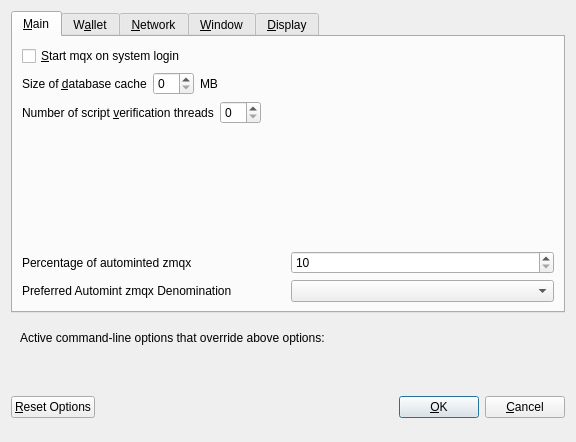
<?xml version="1.0" encoding="UTF-8"?>
<ui version="4.0">
 <class>OptionsDialog</class>
 <widget class="QDialog" name="OptionsDialog">
  <property name="geometry">
   <rect>
    <x>0</x>
    <y>0</y>
    <width>576</width>
    <height>442</height>
   </rect>
  </property>
  <property name="windowTitle">
   <string>Options</string>
  </property>
  <property name="modal">
   <bool>true</bool>
  </property>
  <layout class="QVBoxLayout" name="verticalLayout">
   <item>
    <widget class="QTabWidget" name="tabWidget">
     <property name="currentIndex">
      <number>0</number>
     </property>
     <widget class="QWidget" name="tabMain">
      <attribute name="title">
       <string>&amp;Main</string>
      </attribute>
      <layout class="QVBoxLayout" name="verticalLayout_Main">
       <item>
        <widget class="QCheckBox" name="bitcoinAtStartup">
         <property name="toolTip">
          <string>Automatically start mqx after logging in to the system.</string>
         </property>
         <property name="text">
          <string>&amp;Start mqx on system login</string>
         </property>
        </widget>
       </item>
       <item>
        <layout class="QHBoxLayout" name="horizontalLayout_2_Main">
         <item>
          <widget class="QLabel" name="databaseCacheLabel">
           <property name="text">
            <string>Size of &amp;database cache</string>
           </property>
           <property name="textFormat">
            <enum>Qt::PlainText</enum>
           </property>
           <property name="buddy">
            <cstring>databaseCache</cstring>
           </property>
          </widget>
         </item>
         <item>
          <widget class="QSpinBox" name="databaseCache"/>
         </item>
         <item>
          <widget class="QLabel" name="databaseCacheUnitLabel">
           <property name="text">
            <string>MB</string>
           </property>
           <property name="textFormat">
            <enum>Qt::PlainText</enum>
           </property>
          </widget>
         </item>
         <item>
          <spacer name="horizontalSpacer_2_Main">
           <property name="orientation">
            <enum>Qt::Horizontal</enum>
           </property>
           <property name="sizeHint" stdset="0">
            <size>
             <width>40</width>
             <height>20</height>
            </size>
           </property>
          </spacer>
         </item>
        </layout>
       </item>
       <item>
        <layout class="QHBoxLayout" name="horizontalLayout_3_Main">
         <item>
          <widget class="QLabel" name="threadsScriptVerifLabel">
           <property name="text">
            <string>Number of script &amp;verification threads</string>
           </property>
           <property name="textFormat">
            <enum>Qt::PlainText</enum>
           </property>
           <property name="buddy">
            <cstring>threadsScriptVerif</cstring>
           </property>
          </widget>
         </item>
         <item>
          <widget class="QSpinBox" name="threadsScriptVerif">
           <property name="toolTip">
            <string>(0 = auto, &lt;0 = leave that many cores free)</string>
           </property>
          </widget>
         </item>
         <item>
          <spacer name="horizontalSpacer_3_Main">
           <property name="orientation">
            <enum>Qt::Horizontal</enum>
           </property>
           <property name="sizeHint" stdset="0">
            <size>
             <width>40</width>
             <height>20</height>
            </size>
           </property>
          </spacer>
         </item>
        </layout>
       </item>
       <item>
        <spacer name="verticalSpacer_2">
         <property name="orientation">
          <enum>Qt::Vertical</enum>
         </property>
         <property name="sizeHint" stdset="0">
          <size>
           <width>20</width>
           <height>40</height>
          </size>
         </property>
        </spacer>
       </item>
       <item>
        <layout class="QHBoxLayout" name="horizontalLayout_3">
         <item>
          <widget class="QLabel" name="percentage_label">
           <property name="toolTip">
            <string>Percentage of incoming MQX which get automatically converted to zmqx via Zerocoin Protocol (min: 10%)</string>
           </property>
           <property name="text">
            <string>Percentage of autominted zmqx</string>
           </property>
          </widget>
         </item>
         <item>
          <widget class="QSpinBox" name="zeromintPercentage">
           <property name="minimum">
            <number>10</number>
           </property>
           <property name="maximum">
            <number>100</number>
           </property>
          </widget>
         </item>
        </layout>
       </item>
       <item>
        <layout class="QHBoxLayout" name="horizontalLayout" stretch="0,0">
         <property name="sizeConstraint">
          <enum>QLayout::SetFixedSize</enum>
         </property>
         <item>
          <widget class="QLabel" name="labelPreferredDenom">
           <property name="maximumSize">
            <size>
             <width>16777215</width>
             <height>16777215</height>
            </size>
           </property>
           <property name="toolTip">
            <string>Wait with automatic conversion to Zerocoin until enough MQX for this denomination is available</string>
           </property>
           <property name="text">
            <string>Preferred Automint zmqx Denomination</string>
           </property>
          </widget>
         </item>
         <item>
          <widget class="QComboBox" name="preferredDenom">
           <property name="maximumSize">
            <size>
             <width>16777215</width>
             <height>27</height>
            </size>
           </property>
           <property name="toolTip">
            <string>Wait with automatic conversion to Zerocoin until enough MQX for this denomination is available</string>
           </property>
           <property name="maxVisibleItems">
            <number>9</number>
           </property>
           <property name="maxCount">
            <number>9</number>
           </property>
          </widget>
         </item>
        </layout>
       </item>
      </layout>
     </widget>
     <widget class="QWidget" name="tabWallet">
      <attribute name="title">
       <string>W&amp;allet</string>
      </attribute>
      <layout class="QVBoxLayout" name="verticalLayout_Wallet">
       <item>
        <widget class="QGroupBox" name="groupBox">
         <property name="title">
          <string>Expert</string>
         </property>
         <layout class="QVBoxLayout" name="verticalLayout_2">
          <item>
           <widget class="QCheckBox" name="coinControlFeatures">
            <property name="toolTip">
             <string>Whether to show coin control features or not.</string>
            </property>
            <property name="text">
             <string>Enable coin &amp;control features</string>
            </property>
           </widget>
          </item>
          <item>
           <widget class="QCheckBox" name="showMasternodesTab">
            <property name="toolTip">
             <string>Show additional tab listing all your masternodes in first sub-tab&lt;br/&gt;and all masternodes on the network in second sub-tab.</string>
            </property>
            <property name="text">
             <string>Show Masternodes Tab</string>
            </property>
           </widget>
          </item>
          <item>
           <widget class="QCheckBox" name="spendZeroConfChange">
            <property name="toolTip">
             <string>If you disable the spending of unconfirmed change, the change from a transaction&lt;br/&gt;cannot be used until that transaction has at least one confirmation.&lt;br/&gt;This also affects how your balance is computed.</string>
            </property>
            <property name="text">
             <string>&amp;Spend unconfirmed change</string>
            </property>
           </widget>
          </item>
         </layout>
        </widget>
       </item>
       <item>
        <spacer name="verticalSpacer_Wallet">
         <property name="orientation">
          <enum>Qt::Vertical</enum>
         </property>
         <property name="sizeHint" stdset="0">
          <size>
           <width>20</width>
           <height>40</height>
          </size>
         </property>
        </spacer>
       </item>
      </layout>
     </widget>
     <widget class="QWidget" name="tabNetwork">
      <attribute name="title">
       <string>&amp;Network</string>
      </attribute>
      <layout class="QVBoxLayout" name="verticalLayout_Network">
       <item>
        <widget class="QCheckBox" name="mapPortUpnp">
         <property name="toolTip">
          <string>Automatically open the mqx client port on the router. This only works when your router supports UPnP and it is enabled.</string>
         </property>
         <property name="text">
          <string>Map port using &amp;UPnP</string>
         </property>
        </widget>
       </item>
       <item>
        <widget class="QCheckBox" name="allowIncoming">
         <property name="toolTip">
          <string>Accept connections from outside</string>
         </property>
         <property name="text">
          <string>Allow incoming connections</string>
         </property>
        </widget>
       </item>
       <item>
        <widget class="QCheckBox" name="connectSocks">
         <property name="toolTip">
          <string>Connect to the mqx network through a SOCKS5 proxy.</string>
         </property>
         <property name="text">
          <string>&amp;Connect through SOCKS5 proxy (default proxy):</string>
         </property>
        </widget>
       </item>
       <item>
        <layout class="QHBoxLayout" name="horizontalLayout_1_Network">
         <item>
          <widget class="QLabel" name="proxyIpLabel">
           <property name="text">
            <string>Proxy &amp;IP:</string>
           </property>
           <property name="textFormat">
            <enum>Qt::PlainText</enum>
           </property>
           <property name="buddy">
            <cstring>proxyIp</cstring>
           </property>
          </widget>
         </item>
         <item>
          <widget class="QValidatedLineEdit" name="proxyIp">
           <property name="minimumSize">
            <size>
             <width>140</width>
             <height>0</height>
            </size>
           </property>
           <property name="maximumSize">
            <size>
             <width>140</width>
             <height>16777215</height>
            </size>
           </property>
           <property name="toolTip">
            <string>IP address of the proxy (e.g. IPv4: 127.0.0.1 / IPv6: ::1)</string>
           </property>
          </widget>
         </item>
         <item>
          <widget class="QLabel" name="proxyPortLabel">
           <property name="text">
            <string>&amp;Port:</string>
           </property>
           <property name="textFormat">
            <enum>Qt::PlainText</enum>
           </property>
           <property name="buddy">
            <cstring>proxyPort</cstring>
           </property>
          </widget>
         </item>
         <item>
          <widget class="QLineEdit" name="proxyPort">
           <property name="minimumSize">
            <size>
             <width>55</width>
             <height>0</height>
            </size>
           </property>
           <property name="maximumSize">
            <size>
             <width>55</width>
             <height>16777215</height>
            </size>
           </property>
           <property name="toolTip">
            <string>Port of the proxy (e.g. 9050)</string>
           </property>
          </widget>
         </item>
         <item>
          <spacer name="horizontalSpacer_1_Network">
           <property name="orientation">
            <enum>Qt::Horizontal</enum>
           </property>
           <property name="sizeHint" stdset="0">
            <size>
             <width>40</width>
             <height>20</height>
            </size>
           </property>
          </spacer>
         </item>
        </layout>
       </item>
       <item>
        <spacer name="verticalSpacer_Network">
         <property name="orientation">
          <enum>Qt::Vertical</enum>
         </property>
         <property name="sizeHint" stdset="0">
          <size>
           <width>20</width>
           <height>40</height>
          </size>
         </property>
        </spacer>
       </item>
      </layout>
     </widget>
     <widget class="QWidget" name="tabWindow">
      <attribute name="title">
       <string>&amp;Window</string>
      </attribute>
      <layout class="QVBoxLayout" name="verticalLayout_Window">
       <item>
        <widget class="QCheckBox" name="minimizeToTray">
         <property name="toolTip">
          <string>Show only a tray icon after minimizing the window.</string>
         </property>
         <property name="text">
          <string>&amp;Minimize to the tray instead of the taskbar</string>
         </property>
        </widget>
       </item>
       <item>
        <widget class="QCheckBox" name="minimizeOnClose">
         <property name="toolTip">
          <string>Minimize instead of exit the application when the window is closed. When this option is enabled, the application will be closed only after selecting Quit in the menu.</string>
         </property>
         <property name="text">
          <string>M&amp;inimize on close</string>
         </property>
        </widget>
       </item>
       <item>
        <spacer name="verticalSpacer_Window">
         <property name="orientation">
          <enum>Qt::Vertical</enum>
         </property>
         <property name="sizeHint" stdset="0">
          <size>
           <width>20</width>
           <height>40</height>
          </size>
         </property>
        </spacer>
       </item>
      </layout>
     </widget>
     <widget class="QWidget" name="tabDisplay">
      <attribute name="title">
       <string>&amp;Display</string>
      </attribute>
      <layout class="QVBoxLayout" name="verticalLayout_Display">
       <item>
        <layout class="QHBoxLayout" name="horizontalLayout_1_Display">
         <item>
          <widget class="QLabel" name="langLabel">
           <property name="text">
            <string>User Interface &amp;language:</string>
           </property>
           <property name="textFormat">
            <enum>Qt::PlainText</enum>
           </property>
           <property name="buddy">
            <cstring>lang</cstring>
           </property>
          </widget>
         </item>
         <item>
          <widget class="QValueComboBox" name="lang">
           <property name="toolTip">
            <string>The user interface language can be set here. This setting will take effect after restarting mqx.</string>
           </property>
          </widget>
         </item>
        </layout>
       </item>
       <item>
        <widget class="QLabel" name="label_3">
         <property name="toolTip">
          <string notr="true"/>
         </property>
         <property name="statusTip">
          <string notr="true"/>
         </property>
         <property name="whatsThis">
          <string notr="true"/>
         </property>
         <property name="accessibleName">
          <string notr="true"/>
         </property>
         <property name="text">
          <string>Language missing or translation incomplete? Help contributing translations here:
https://www.transifex.com/mqx-project/mqx-project-translations</string>
         </property>
         <property name="wordWrap">
          <bool>true</bool>
         </property>
         <property name="openExternalLinks">
          <bool>true</bool>
         </property>
         <property name="textInteractionFlags">
          <set>Qt::TextBrowserInteraction</set>
         </property>
        </widget>
       </item>
       <item>
        <layout class="QHBoxLayout" name="horizontalLayout_4_Display" stretch="0,0">
         <item>
          <widget class="QLabel" name="themeLabel">
           <property name="text">
            <string>User Interface Theme:</string>
           </property>
          </widget>
         </item>
         <item>
          <widget class="QValueComboBox" name="theme"/>
         </item>
        </layout>
       </item>
       <item>
        <widget class="Line" name="line">
         <property name="orientation">
          <enum>Qt::Horizontal</enum>
         </property>
        </widget>
       </item>
       <item>
        <layout class="QHBoxLayout" name="horizontalLayout_2_Display">
         <item>
          <widget class="QLabel" name="unitLabel">
           <property name="text">
            <string>&amp;Unit to show amounts in:</string>
           </property>
           <property name="textFormat">
            <enum>Qt::PlainText</enum>
           </property>
           <property name="buddy">
            <cstring>unit</cstring>
           </property>
          </widget>
         </item>
         <item>
          <widget class="QValueComboBox" name="unit">
           <property name="toolTip">
            <string>Choose the default subdivision unit to show in the interface and when sending coins.</string>
           </property>
          </widget>
         </item>
        </layout>
       </item>
       <item>
        <layout class="QHBoxLayout" name="horizontalLayout_5_Display">
         <item>
          <widget class="QLabel" name="digitsLabel">
           <property name="text">
            <string>Decimal digits</string>
           </property>
          </widget>
         </item>
         <item>
          <widget class="QValueComboBox" name="digits"/>
         </item>
        </layout>
       </item>
       <item>
        <layout class="QHBoxLayout" name="horizontalLayout_3_Display">
         <item>
          <widget class="QLabel" name="thirdPartyTxUrlsLabel">
           <property name="toolTip">
            <string>Third party URLs (e.g. a block explorer) that appear in the transactions tab as context menu items. %s in the URL is replaced by transaction hash. Multiple URLs are separated by vertical bar |.</string>
           </property>
           <property name="text">
            <string>Third party transaction URLs</string>
           </property>
           <property name="buddy">
            <cstring>thirdPartyTxUrls</cstring>
           </property>
          </widget>
         </item>
         <item>
          <widget class="QLineEdit" name="thirdPartyTxUrls">
           <property name="toolTip">
            <string>Third party URLs (e.g. a block explorer) that appear in the transactions tab as context menu items. %s in the URL is replaced by transaction hash. Multiple URLs are separated by vertical bar |.</string>
           </property>
          </widget>
         </item>
        </layout>
       </item>
       <item>
        <spacer name="verticalSpacer">
         <property name="orientation">
          <enum>Qt::Vertical</enum>
         </property>
         <property name="sizeHint" stdset="0">
          <size>
           <width>20</width>
           <height>40</height>
          </size>
         </property>
        </spacer>
       </item>
      </layout>
     </widget>
    </widget>
   </item>
   <item>
    <widget class="QFrame" name="frame">
     <layout class="QVBoxLayout" name="verticalLayout_Bottom">
      <item>
       <layout class="QHBoxLayout" name="horizontalLayout_Bottom">
        <item>
         <widget class="QLabel" name="overriddenByCommandLineInfoLabel">
          <property name="text">
           <string>Active command-line options that override above options:</string>
          </property>
          <property name="textFormat">
           <enum>Qt::PlainText</enum>
          </property>
         </widget>
        </item>
        <item>
         <spacer name="horizontalSpacer_Bottom">
          <property name="orientation">
           <enum>Qt::Horizontal</enum>
          </property>
          <property name="sizeHint" stdset="0">
           <size>
            <width>40</width>
            <height>20</height>
           </size>
          </property>
         </spacer>
        </item>
       </layout>
      </item>
      <item>
       <widget class="QLabel" name="overriddenByCommandLineLabel">
        <property name="text">
         <string/>
        </property>
        <property name="textFormat">
         <enum>Qt::PlainText</enum>
        </property>
        <property name="wordWrap">
         <bool>true</bool>
        </property>
       </widget>
      </item>
     </layout>
    </widget>
   </item>
   <item>
    <layout class="QHBoxLayout" name="horizontalLayout_Buttons">
     <item>
      <widget class="QPushButton" name="resetButton">
       <property name="toolTip">
        <string>Reset all client options to default.</string>
       </property>
       <property name="text">
        <string>&amp;Reset Options</string>
       </property>
       <property name="autoDefault">
        <bool>false</bool>
       </property>
      </widget>
     </item>
     <item>
      <spacer name="horizontalSpacer_1">
       <property name="orientation">
        <enum>Qt::Horizontal</enum>
       </property>
       <property name="sizeHint" stdset="0">
        <size>
         <width>40</width>
         <height>48</height>
        </size>
       </property>
      </spacer>
     </item>
     <item>
      <widget class="QLabel" name="statusLabel">
       <property name="minimumSize">
        <size>
         <width>200</width>
         <height>0</height>
        </size>
       </property>
       <property name="font">
        <font>
         <weight>75</weight>
         <bold>true</bold>
        </font>
       </property>
       <property name="text">
        <string/>
       </property>
       <property name="textFormat">
        <enum>Qt::PlainText</enum>
       </property>
       <property name="wordWrap">
        <bool>true</bool>
       </property>
      </widget>
     </item>
     <item>
      <spacer name="horizontalSpacer_2">
       <property name="orientation">
        <enum>Qt::Horizontal</enum>
       </property>
       <property name="sizeHint" stdset="0">
        <size>
         <width>40</width>
         <height>48</height>
        </size>
       </property>
      </spacer>
     </item>
     <item>
      <widget class="QPushButton" name="okButton">
       <property name="text">
        <string>&amp;OK</string>
       </property>
       <property name="autoDefault">
        <bool>false</bool>
       </property>
       <property name="default">
        <bool>true</bool>
       </property>
      </widget>
     </item>
     <item>
      <widget class="QPushButton" name="cancelButton">
       <property name="text">
        <string>&amp;Cancel</string>
       </property>
       <property name="autoDefault">
        <bool>false</bool>
       </property>
      </widget>
     </item>
    </layout>
   </item>
  </layout>
 </widget>
 <customwidgets>
  <customwidget>
   <class>QValidatedLineEdit</class>
   <extends>QLineEdit</extends>
   <header>qvalidatedlineedit.h</header>
  </customwidget>
  <customwidget>
   <class>QValueComboBox</class>
   <extends>QComboBox</extends>
   <header>qvaluecombobox.h</header>
  </customwidget>
 </customwidgets>
 <resources/>
 <connections/>
</ui>
